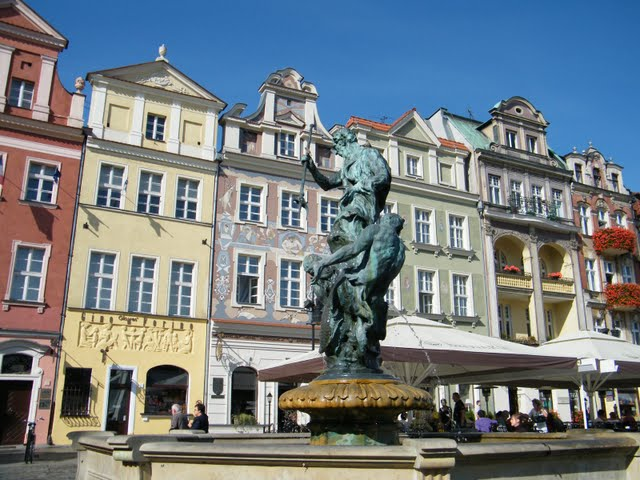
#> input picture de/challenges/postcards/examples/rynek.png, 640 x 480 px
$ python example01.py
#> lines starting #> are read from the running program, lines starting #| are printed output that depends on the picture

from PIL import Image

market = Image.open('rynek.png')
#> market is the input picture: PIL image 640x480 RGB; mean R, G, B 116.2, 125.2, 130.4

small = market.resize((320, 240))
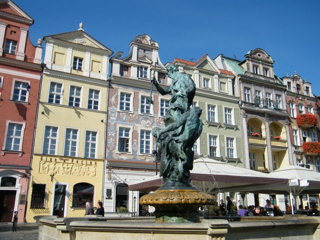
#> small: PIL image 320x240 RGB; mean R, G, B 116.3, 125.2, 130.4

upsidedown = small.rotate(180)
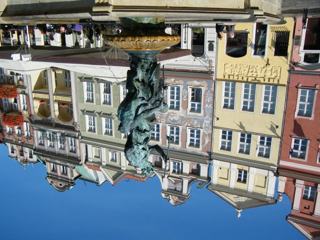
#> upsidedown: PIL image 320x240 RGB; mean R, G, B 116.3, 125.2, 130.4


upsidedown.save('market.png')

$ run again, with de/challenges/postcards/examples/hotel.png copied over de/challenges/postcards/examples/rynek.png
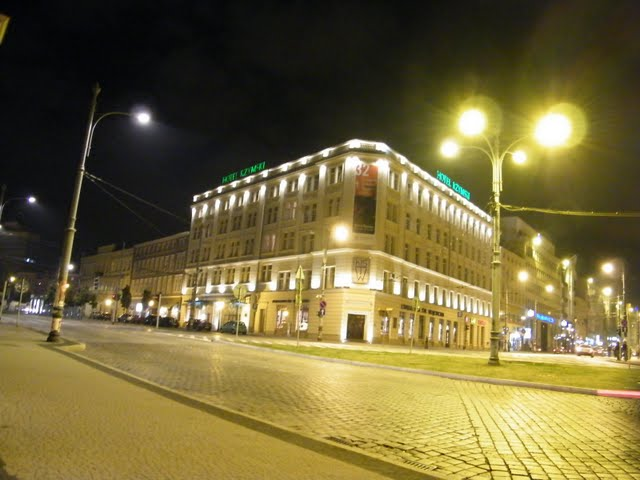
#> input picture de/challenges/postcards/examples/hotel.png, 640 x 480 px
#> market is the input picture: PIL image 640x480 RGB; mean R, G, B 115, 103.1, 58.2
#> `small = market.resize((320, 240))`:
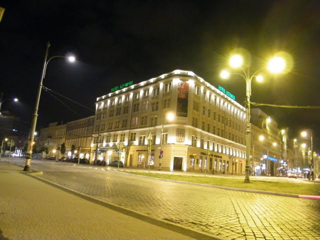
#> small: PIL image 320x240 RGB; mean R, G, B 115, 103.1, 58.2
#> `upsidedown = small.rotate(180)`:
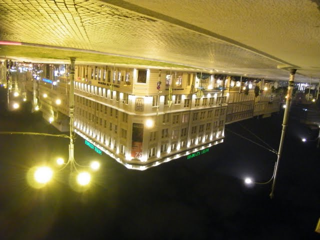
#> upsidedown: PIL image 320x240 RGB; mean R, G, B 115, 103.1, 58.2

$ run again, with de/challenges/postcards/examples/katedra.png copied over de/challenges/postcards/examples/rynek.png
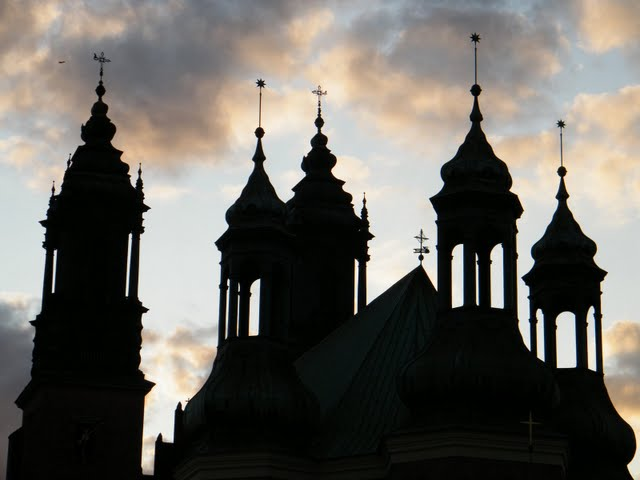
#> input picture de/challenges/postcards/examples/katedra.png, 640 x 480 px
#> market is the input picture: PIL image 640x480 RGB; mean R, G, B 104.3, 101.5, 95.8
#> `small = market.resize((320, 240))`:
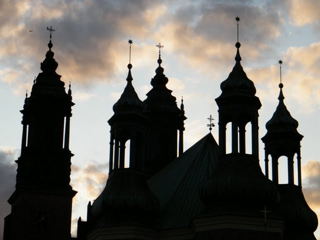
#> small: PIL image 320x240 RGB; mean R, G, B 104.4, 101.5, 95.8
#> `upsidedown = small.rotate(180)`:
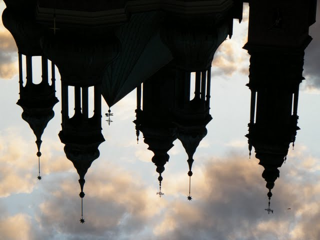
#> upsidedown: PIL image 320x240 RGB; mean R, G, B 104.4, 101.5, 95.8

$ run again, with de/challenges/postcards/examples/kosciol.png copied over de/challenges/postcards/examples/rynek.png
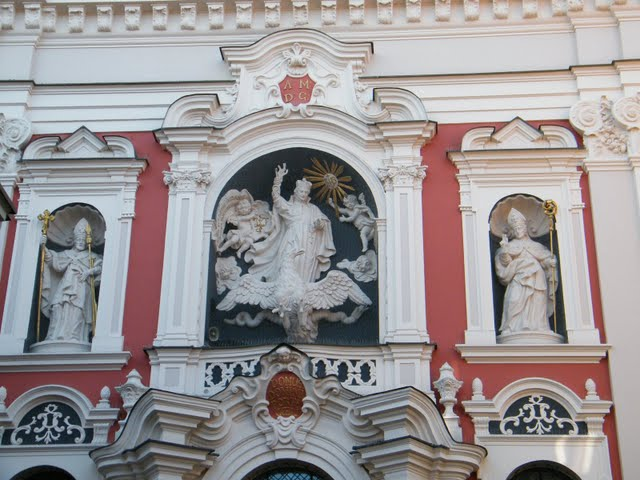
#> input picture de/challenges/postcards/examples/kosciol.png, 640 x 480 px
#> market is the input picture: PIL image 640x480 RGB; mean R, G, B 154, 148.4, 149.8
#> `small = market.resize((320, 240))`:
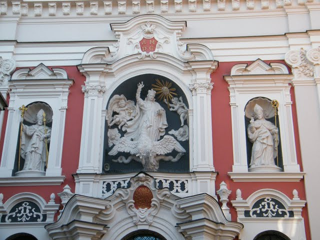
#> small: PIL image 320x240 RGB; mean R, G, B 154.1, 148.4, 149.8
#> `upsidedown = small.rotate(180)`:
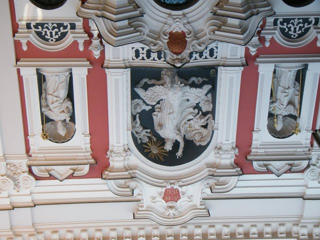
#> upsidedown: PIL image 320x240 RGB; mean R, G, B 154.1, 148.4, 149.8
